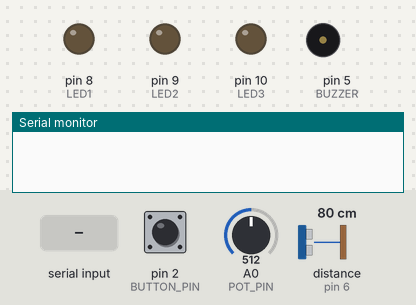
Recording of a sketch running on a simulated Arduino Uno, built with avr-gcc and run on an emulated ATmega328P. Shown: output pins drawn as LEDs (lit = HIGH), buzzer (waves = sounding), the last lines printed to the serial monitor. Wiring (inferred from the names in the program): ultrasonic range finder: trigger pin 7; echo pin 6. The inputs (shaded band) are chosen by the test bench; at power-on: distance to the obstacle (sensor on pin 6) 80 cm, pin 2 (BUTTON_PIN) LOW, A0 (POT_PIN) = 512. The echo pulse lasts 58.3 µs per cm; pins used as bus, display or sensor lines are not drawn.

Above: at 1.2 s.
1.3 s: distance to the obstacle (sensor on pin 6) set to 17 cm
2.8 s: distance to the obstacle (sensor on pin 6) set to 14 cm
At 2.9 s:
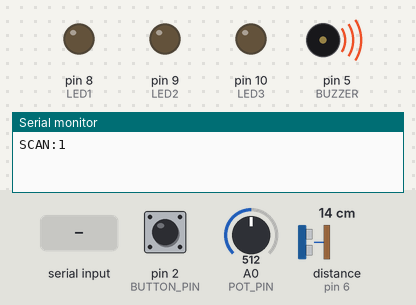
5.8 s: "90,45\n" received over Serial
At 7.4 s:
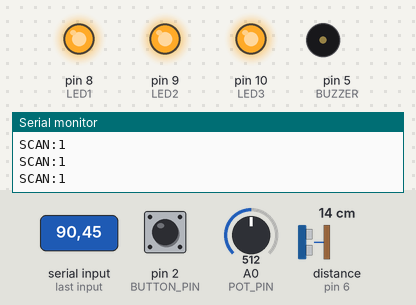
8.8 s: "30,150\n" received over Serial
At 11.9 s:
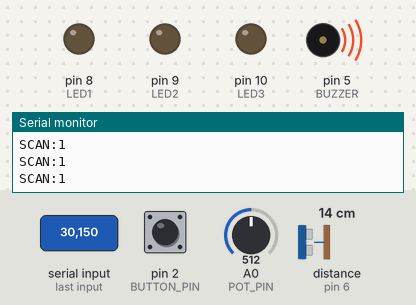
Timing chart, 0 to 12.8 s (numbered marks = the images above; inputs shaded):
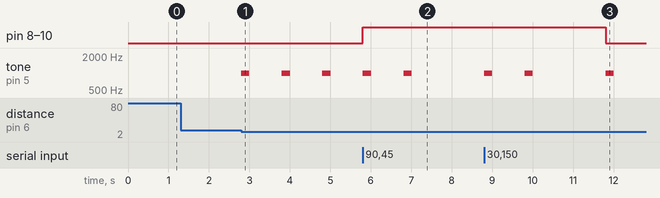

The sketch:

groupProject.ino
```cpp
#define BUTTON_PIN 2
#define LED1 8
#define LED2 9
#define LED3 10
#define BUZZER 5
#define POT_PIN A0


#define TRIG_PIN 7
#define ECHO_PIN 6

int buttonState = 0;
int potValue = 0;
int moodLevel = 0;
int recommendations = 0;

long duration;
int distance;

void setup() {
  Serial.begin(9600);

  pinMode(BUTTON_PIN, INPUT);
  pinMode(LED1, OUTPUT);
  pinMode(LED2, OUTPUT);
  pinMode(LED3, OUTPUT);
  pinMode(BUZZER, OUTPUT);

  pinMode(TRIG_PIN, OUTPUT);
  pinMode(ECHO_PIN, INPUT);
}

void loop() {

  // Read potentiometer (0–1023)
  potValue = analogRead(POT_PIN);

  if (potValue < 341) moodLevel = 0;
  else if (potValue < 682) moodLevel = 1;
  else moodLevel = 2;

  // Ultrasonic sensor
  digitalWrite(TRIG_PIN, LOW);
  delayMicroseconds(2);

  digitalWrite(TRIG_PIN, HIGH);
  delayMicroseconds(10);
  digitalWrite(TRIG_PIN, LOW);

  duration = pulseIn(ECHO_PIN, HIGH);
  distance = duration * 0.034 / 2;

  // Button
  buttonState = digitalRead(BUTTON_PIN);

  // Trigger scan (button OR object close)
  if (buttonState == HIGH || distance < 15) {
    Serial.print("SCAN:");
    Serial.println(moodLevel);

    tone(BUZZER, 1000, 200);
    delay(1000); // prevent spam
  }

  // Receive result from Python
  if (Serial.available() > 0) {
    recommendations = Serial.parseInt();

    digitalWrite(LED1, LOW);
    digitalWrite(LED2, LOW);
    digitalWrite(LED3, LOW);

    if (recommendations >= 1) digitalWrite(LED1, HIGH);
    if (recommendations >= 2) digitalWrite(LED2, HIGH);
    if (recommendations >= 3) digitalWrite(LED3, HIGH);

    tone(BUZZER, 2000, 300);
  }
}
```

Measured:
- the behaviour switches between 16 and 15 cm on distance to the obstacle (sensor on pin 6) (found by bisection; images 0 and 1)
- after the input at 1.3 s, every drawn part: stays the same
- after the input at 2.8 s, tone on pin 5 (BUZZER): alternates 1000 Hz for 0.20 s and silent for 0.80 s, starting at once
- after the input at 5.8 s, pin 8 (LED1), pin 9 (LED2), pin 10 (LED3): LOW → HIGH at once
- after the input at 8.8 s, pin 8 (LED1), pin 9 (LED2), pin 10 (LED3): HIGH → LOW after 3.0 s instead of 0.01 s
